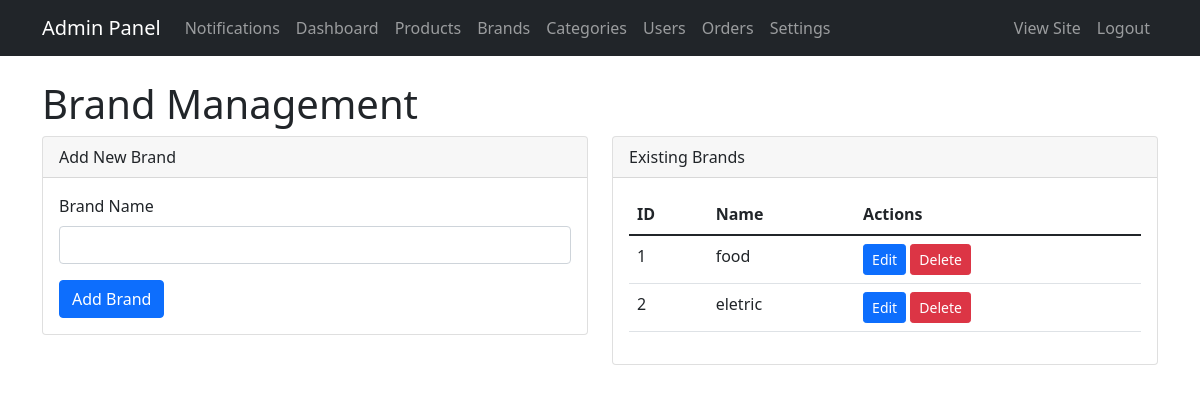
Screenshot of /admin/brands (signed in) with the database file from the repository.
### app/models.py (models this page shows)
class Brand(db.Model):
    id = db.Column(db.Integer, primary_key=True)
    name = db.Column(db.String(100), nullable=False)
    products = db.relationship('Product', backref='brand', lazy=True)

### app/routes.py (the view)
@bp.route('/admin/brands', methods=['GET', 'POST'])
@login_required
@admin_required
def brand_management():
    form = BrandForm()
    if form.validate_on_submit():
        brand = Brand(name=form.name.data)
        db.session.add(brand)
        db.session.commit()
        flash('Brand created successfully!', 'success')
        return redirect(url_for('main.brand_management'))
    brands = Brand.query.all()
    return render_template('admin/brand_management.html', form=form, brands=brands)

### app/forms.py
class BrandForm(FlaskForm):
    name = StringField('Brand Name', validators=[DataRequired()])
    submit = SubmitField('Add Brand')

### app/models.py (called while the page is built)
@login_manager.user_loader
def load_user(user_id):
    return User.query.get(int(user_id))

    def is_administrator(self):
        return self.is_admin and self.admin_access_level > 0 and self.role == 'admin'

    def get_unread_notifications_count(self):
        return AdminNotification.query.filter_by(user_id=self.id, read=False).count()

### app/routes.py (called while the page is built)
def admin_required(f):
    @wraps(f)
    def decorated_function(*args, **kwargs):
        if not current_user.is_authenticated or not current_user.is_administrator():
            flash('You need admin privileges to access this page.', 'danger')
            return redirect(url_for('main.admin_login'))
        return f(*args, **kwargs)
    return decorated_function

@bp.context_processor
def utility_processor():
    return {
        'now': datetime.utcnow(),
        'Cart': Cart  # Add Cart to the context
    }

### app/templates/admin/brand_management.html (shortened to what this page needs)
{% extends "admin/base.html" %}
{% block content %}
<div class="row">
    <div class="col-md-12">
        <h1>Brand Management</h1>
        <div class="row">
            <div class="col-md-6">
                <div class="card">
                    <div class="card-header">
                        Add New Brand
                    </div>
                    <div class="card-body">
                        <form method="POST">
                            <div class="mb-3">
                                {{ form.name.label(class="form-label") }}
                                {{ form.name(class="form-control") }}
                            </div>
                            <button type="submit" class="btn btn-primary">Add Brand</button>
                        </form>
                    </div>
                </div>
            </div>
            <div class="col-md-6">
                <div class="card">
                    <div class="card-header">
                        Existing Brands
                    </div>
                    <div class="card-body">
                        <table class="table">
                            <thead>
                                <tr>
                                    <th>ID</th>
                                    <th>Name</th>
                                    <th>Actions</th>
                                </tr>
                            </thead>
                            <tbody>
                                {% for brand in brands %}
                                <tr>
                                    <td>{{ brand.id }}</td>
                                    <td>{{ brand.name }}</td>
                                    <td>
                                        <a href="{{ url_for('main.edit_brand', id=brand.id) }}" class="btn btn-sm btn-primary">Edit</a>
                                        <a href="{{ url_for('main.delete_brand', id=brand.id) }}" class="btn btn-sm btn-danger">Delete</a>
                                    </td>
                                </tr>
                                {% endfor %}
                            </tbody>
                        </table>
                    </div>
                </div>
            </div>
        </div>
    </div>
</div>
{% endblock %}

### rows the page displays
Brand: id "1", name "food"
Brand: id "2", name "eletric"
